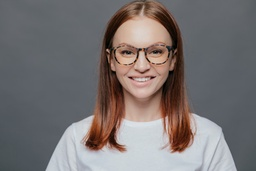
#> input picture data/glasses/train/glasses/0001.jpg, 256 x 171 px, shrunk from 626 x 417 before the run, found by its file name; its folder holds only this picture in this run
$ python face_eye_detection_weights.py
#> lines starting #> are read from the running program, lines starting #| are printed output that depends on the picture
import argparse
import os
import datetime

import cv2
import numpy as np

face_cascade = cv2.CascadeClassifier('data/cascades/haarcascade_frontalface_default.xml')
eye_cascade = cv2.CascadeClassifier('data/cascades/haarcascade_eye_tree_eyeglasses.xml')

def calcPadding(w, h, wPct=0.45, hPct=0.35, split=0.7):
    '''
        Calculates padding around eye region based on face area size to reduce search area for eyeglasses.
        Since glasses usually will typically down below the eye instead of above, the height padding is split
        unevenly over the top and bottom

        Args:
            w       (int): width of face
            h       (int): height of face
            wPct  (float): ratio to scale the width padding. Approximate percentage of glasses coverage of face of ONE eye
            hPct  (float): see above, but for height on face.
            split (float): split of top/bottom padding of eye region
        Returns:
            'face width padding', 'face height top padding', 'face height bottom padding'
        Raises:  None
    '''
    return int(w * wPct / 4), int(h * hPct / 2 * split), int(h * hPct / 2 * (1 - split))

def focusEye(path, faceScale, faceNB, eyeScale, eyeNB):
#> called with faceScale = 1.05, faceNB = 3, eyeScale = 1.05, eyeNB = 3
    eyeFound = 0
    faceFound = 0

    img = cv2.imread(path)
#> img is the input picture: shape (171, 256, 3); mean B, G, R 114.2, 114.2, 119.8
    # Convert img to grayscale and detect face using haar'
    gray = cv2.cvtColor(img, cv2.COLOR_BGR2GRAY)
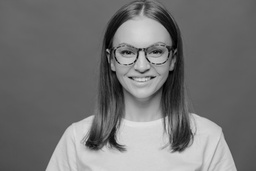
#> gray: shape (171, 256); min 1, max 226, mean 115.9
    faces = face_cascade.detectMultiScale(gray, faceScale, faceNB)
#> faces = [[105, 22, 74, 74]]

    if len(faces) > 0:
        faceFound = 1

        # Store the location of the face and crop the image according to the dimensions and location
        fx, fy, fw, fh = faces[0]
#> fx = 105; fy = 22; fw = 74; fh = 74
        face = img[fy:fy+fh, fx:fx+fw]
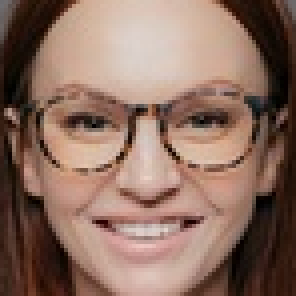
#> face: shape (74, 74, 3) (shown 4 times larger); mean B, G, R 96.7, 110.2, 140

        # Detect eyes on the face
        eyes = eye_cascade.detectMultiScale(face, eyeScale, eyeNB)
#> eyes = ()

        # Raise exception if no eyes found
        if len(eyes) > 0:
            eyeFound = 1

    return faceFound, eyeFound

def find_weights():
    path = "/home/kgeng/code/face-recog/data/glasses/train/glasses"
    facesFound = 0
    eyesFound = 0
    best = {'eyes': 0, 'fs':0, 'fn':0, 'es':0, 'en':0}
    scales = [1.05, 1.10, 1.15, 1.20, 1.25, 1.30, 1.35, 1.40]
    nbs = [3, 4, 5, 6]

    for faceScale in scales:
        for faceNB in nbs:
            for eyeScale in scales:
                for eyeNB in nbs:
                    for f in os.listdir(path):
                        face, eye = focusEye(os.path.join(path,f), faceScale, faceNB, eyeScale, eyeNB)
                        facesFound += face
                        eyesFound += eye
                    fPerc = facesFound / len(os.listdir(path)) * 100
                    ePerc = eyesFound / len(os.listdir(path)) * 100
                    # print("face: {}, {} - eye: {}, {}, acc: face={}%, eye={}%".format(faceScale, faceNB, eyeScale, eyeNB, fPerc, ePerc))
                    if eyesFound > best.get('eyes'):
                        best['eyes'] = eyesFound
                        best['fs'] = faceScale
                        best['fn'] = faceNB
                        best['es'] = eyeScale
                        best['en'] = eyeNB
                    if eyesFound == best.get('eyes'):
                        print("EQUAL - face: {}, {} - eye: {}, {}, acc: face={}%, eye={}%".format(faceScale, faceNB, eyeScale, eyeNB, fPerc, ePerc))

                    facesFound = 0
                    eyesFound = 0
    print(best)
if __name__ == "__main__":
    find_weights()
